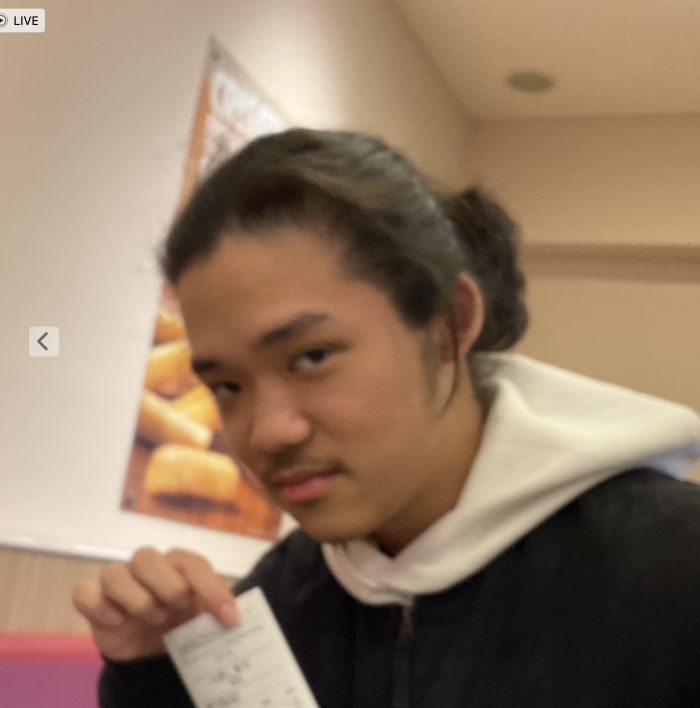
#> input picture kosen_face_Python/face_merge/dataset/information_course/スクリーンショット 2025-11-18 13.56.20.png, 1400 x 1416 px (shown at 1/2 size)
$ python -i gousei_opencv.py   (imports and definitions only)
#> lines starting #> are read from the running program, lines starting #| are printed output that depends on the picture
#> further down, picture is the input picture: shape (1416, 1400, 3); mean B, G, R 100.5, 122.3, 146.2
import cv2
import numpy as np
from tqdm import tqdm
import os

# [87 lines left out: function detect_and_align_face, not called in this run]

def enhance_image(image):
    """画像の前処理（コントラスト調整など）"""
    # ヒストグラム均一化
    if len(image.shape) == 3:
        # カラー画像の場合
        lab = cv2.cvtColor(image, cv2.COLOR_BGR2LAB)
#> lab: shape (1416, 1400, 3); mean of channels 0, 1, 2 132.2, 134.2, 143.3
        l, a, b = cv2.split(lab)
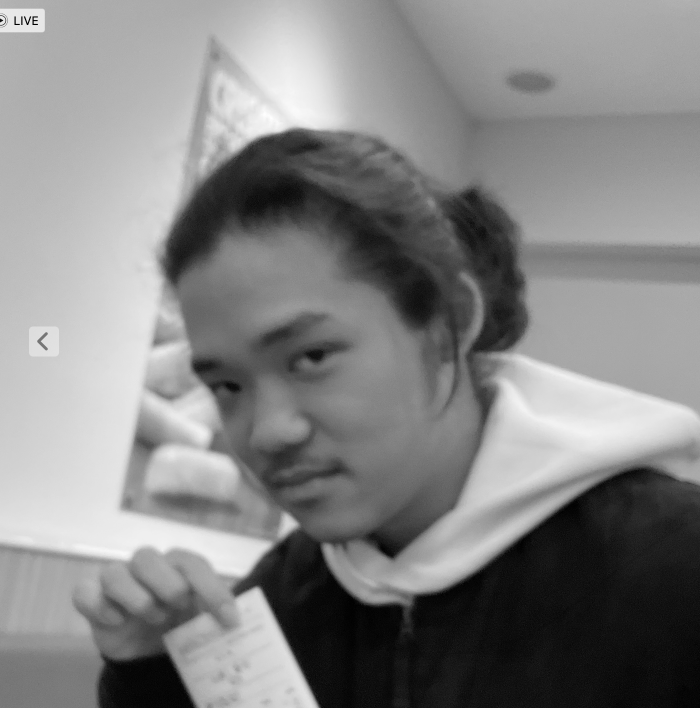
#> l: shape (1416, 1400) (shown at 1/2 size); min 0, max 255, mean 132.2
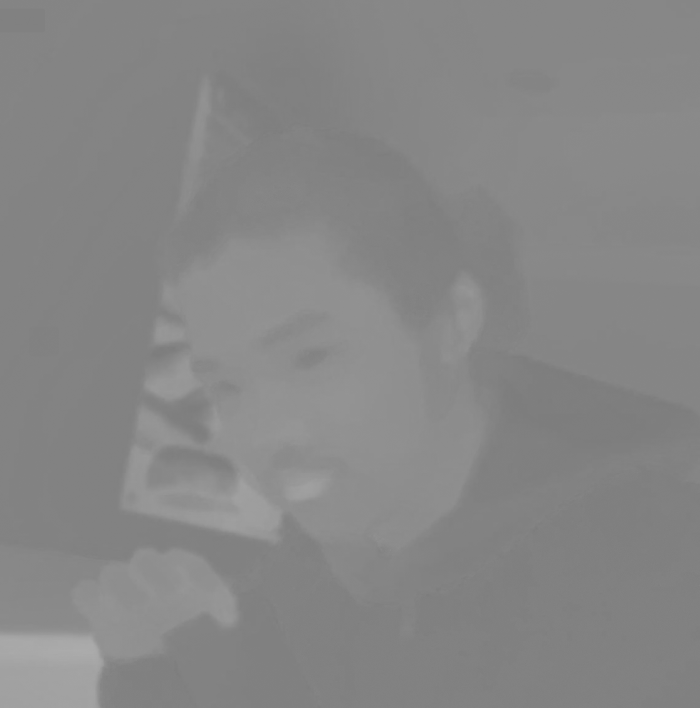
#> a: shape (1416, 1400) (shown at 1/2 size); min 122, max 172, mean 134.2
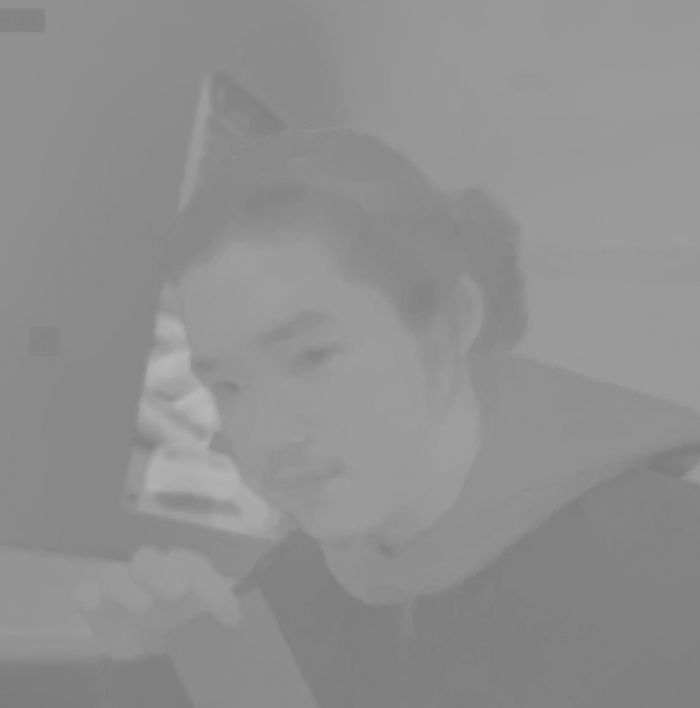
#> b: shape (1416, 1400) (shown at 1/2 size); min 122, max 183, mean 143.3
        l = cv2.createCLAHE(clipLimit=2.0, tileGridSize=(8,8)).apply(l)
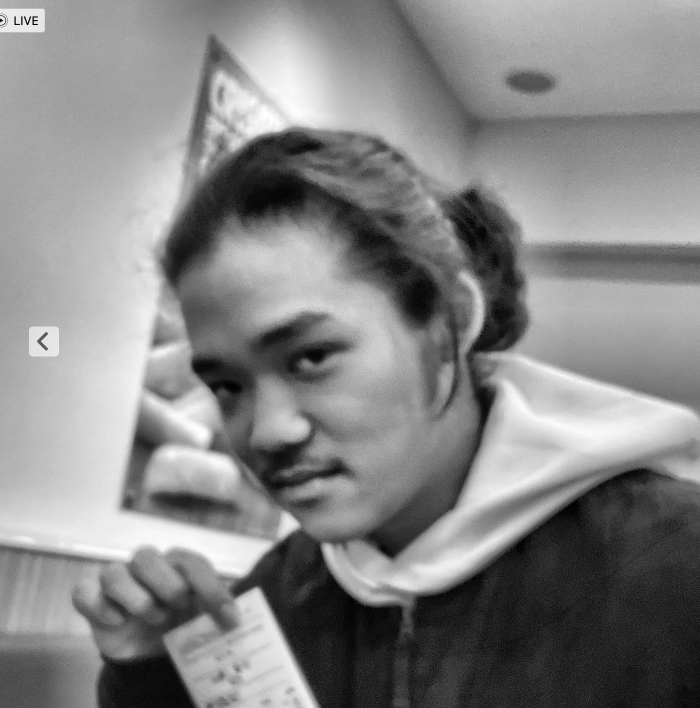
#> l: shape (1416, 1400) (shown at 1/2 size); min 0, max 255, mean 133.5
        enhanced = cv2.merge([l, a, b])
#> enhanced: shape (1416, 1400, 3); mean of channels 0, 1, 2 133.5, 134.2, 143.3
        enhanced = cv2.cvtColor(enhanced, cv2.COLOR_LAB2BGR)
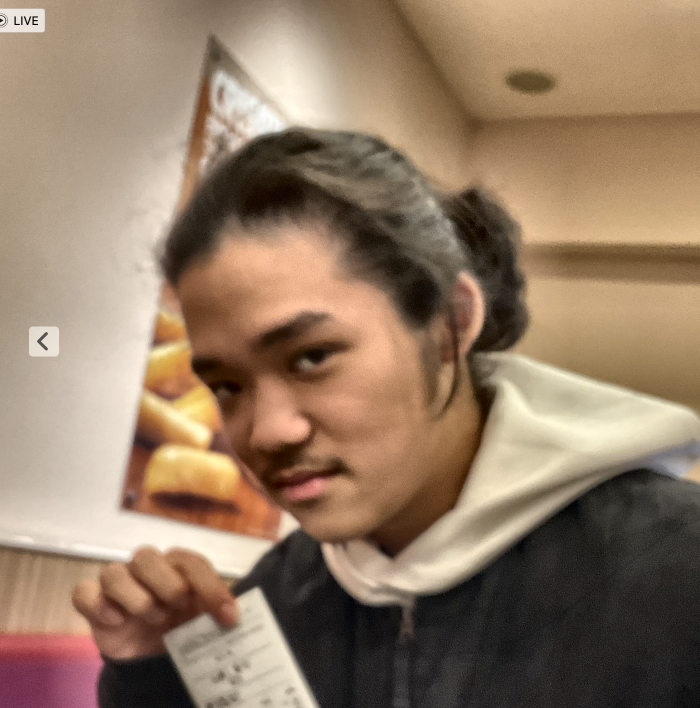
#> enhanced: shape (1416, 1400, 3) (shown at 1/2 size); mean B, G, R 101.4, 123.3, 147.1
    else:
        # グレースケール画像の場合
        enhanced = cv2.createCLAHE(clipLimit=2.0, tileGridSize=(8,8)).apply(image)

    return enhanced

# [58 lines left out: functions make_average_face, create_comparison_image, not called in this run]

# [19 lines not run here, left out]

>>> import cv2
>>> picture = cv2.imread('dataset/information_course/スクリーンショット 2025-11-18 13.56.20.png')
>>> result = enhance_image(picture)

$ run again, on kosen_face_Python/predict_images/Gxkh_w8aMAAvFdm.jpeg
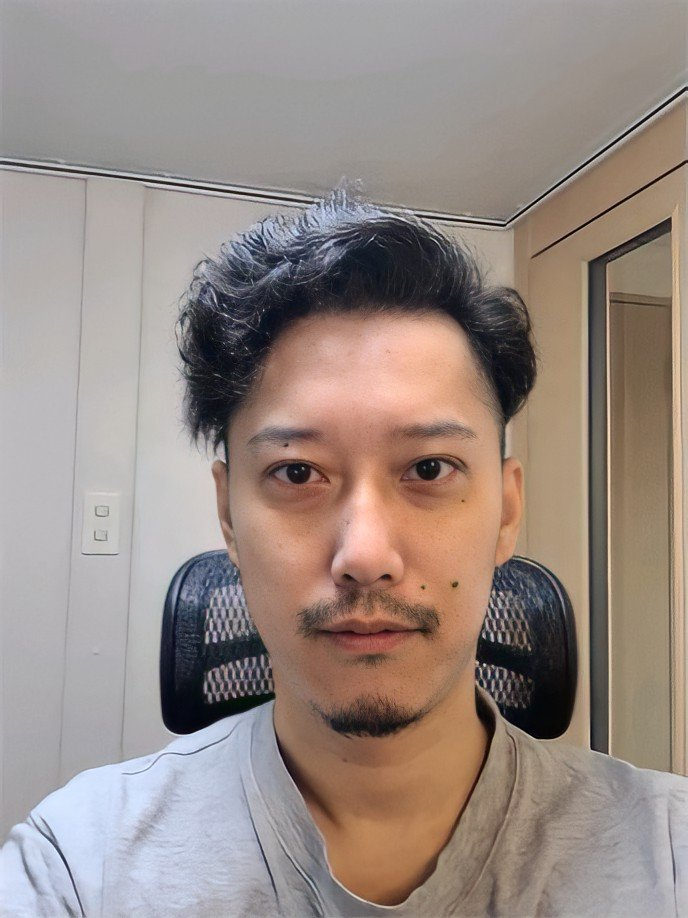
#> input picture kosen_face_Python/predict_images/Gxkh_w8aMAAvFdm.jpeg, 688 x 918 px
#> picture is the input picture: shape (918, 688, 3); mean B, G, R 132.9, 139.2, 152.6
#> lab: shape (918, 688, 3); mean of channels 0, 1, 2 149.2, 132.4, 133.5
#> in enhance_image, `l, a, b = cv2.split(lab)`:
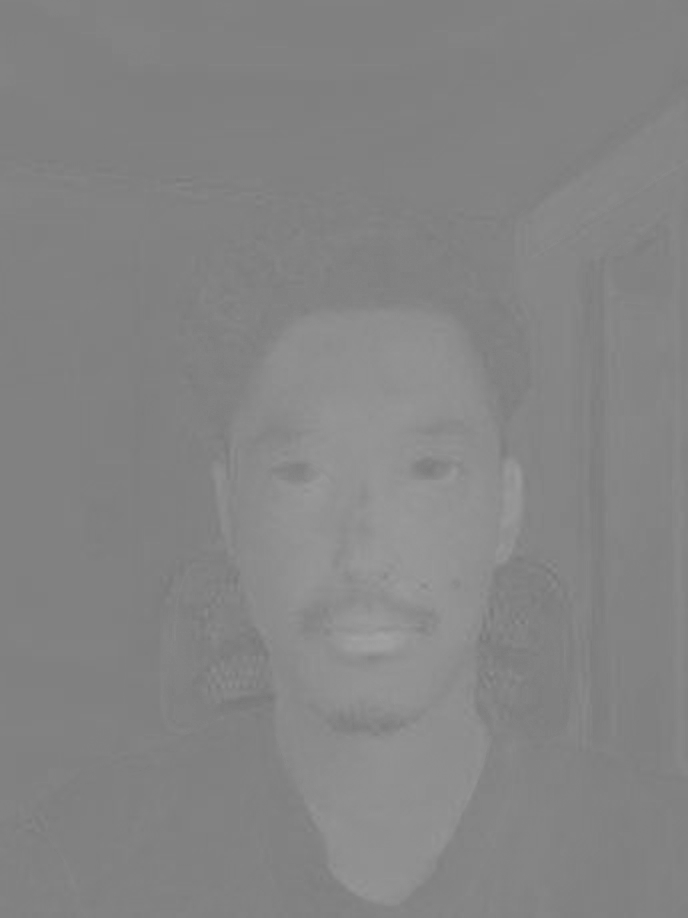
#> a: shape (918, 688); min 118, max 163, mean 132.4
#> in enhance_image, `enhanced = cv2.cvtColor(enhanced, cv2.COLOR_LAB2BGR)`:
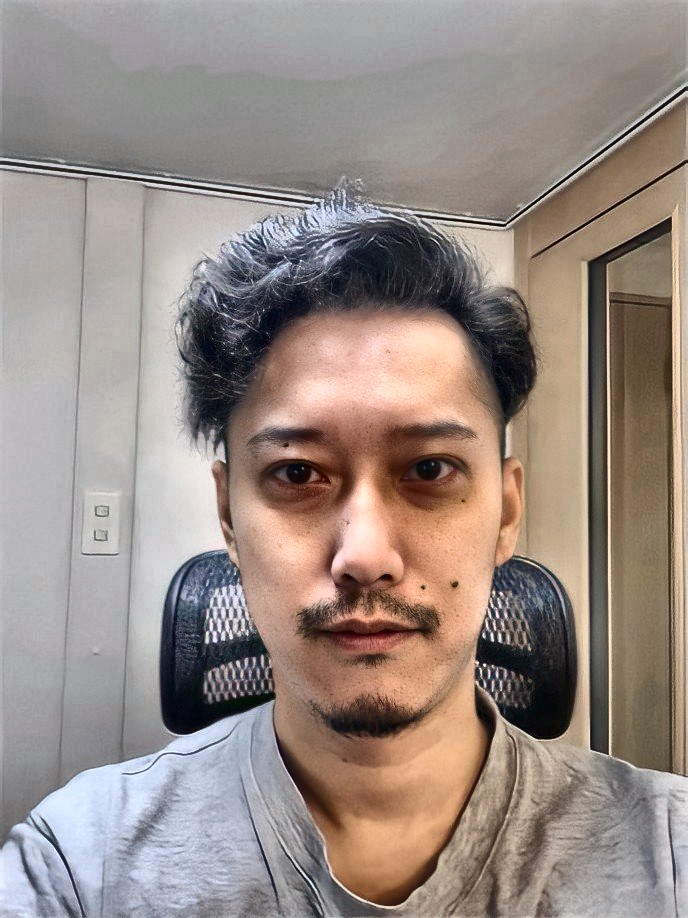
#> enhanced: shape (918, 688, 3); mean B, G, R 132.8, 139.4, 152.5
